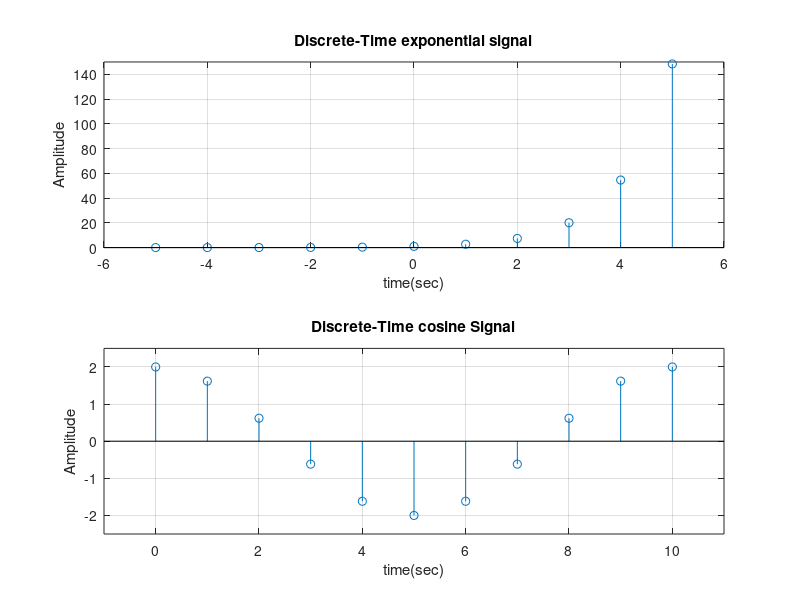
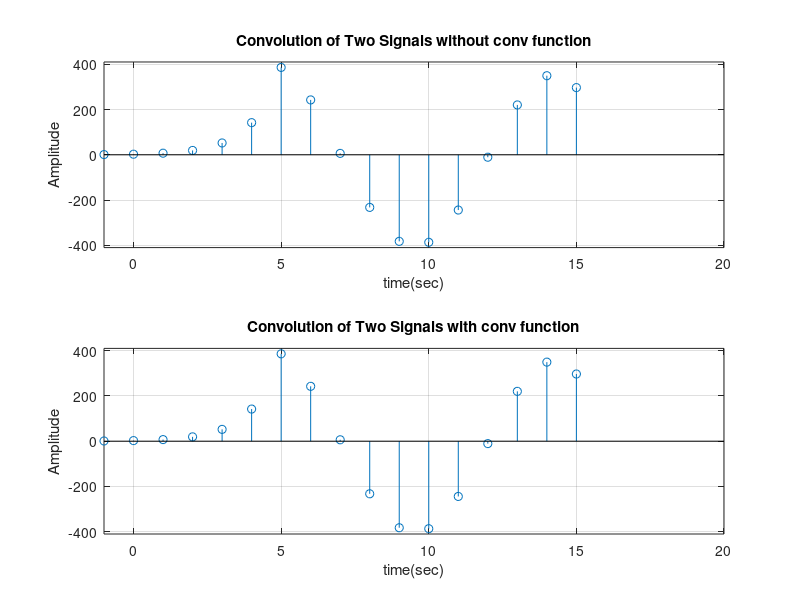
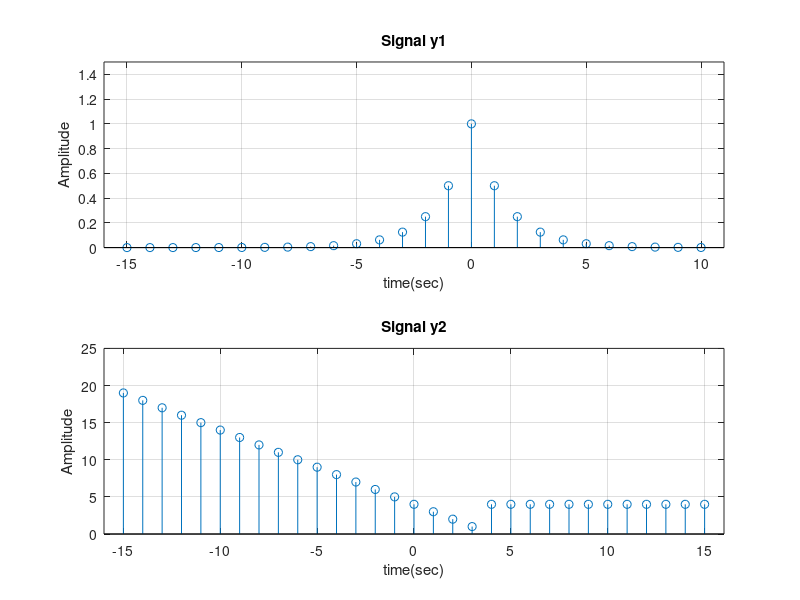
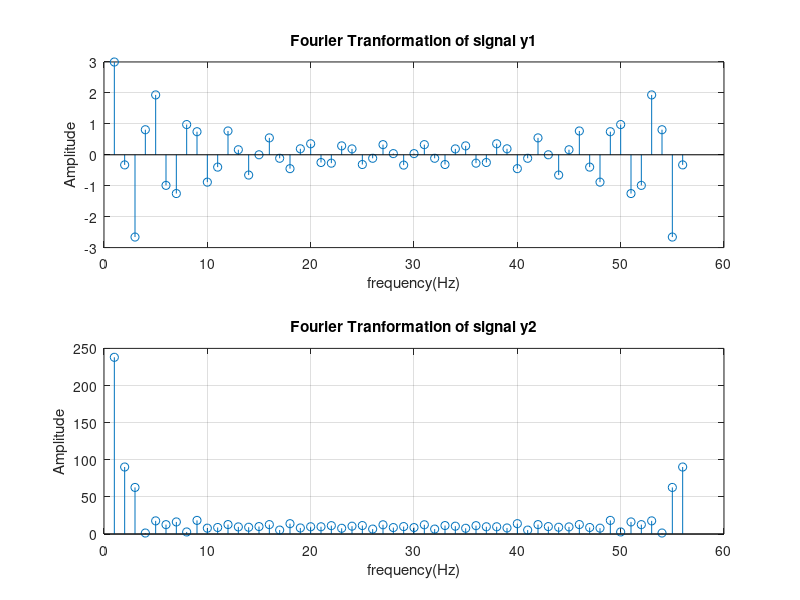

Recreate these plots in MATLAB, in order.
clear all
close all
clc

n1 = -5:1:5
x1 = exp(n1);

figure(1);
subplot(2,1,1)
stem(n1,x1);
axis([-6 6 0 150]);
xlabel("time(sec)");
ylabel("Amplitude");
title("Discrete-Time exponential signal");
grid on;

n2 = 0:1:10;
f = 0.1;
x2 = 2*cos(2*pi*f*n2);

subplot(2,1,2)
stem(n2,x2);
axis([-1 11 -2.5 2.5]);
title('Discrete-Time cosine Signal');
xlabel('time(sec)');
ylabel('Amplitude');
grid on;



% convolution without conv function
m=length(x1);
t=length(x2);
%zero-padding
h1=[x1,zeros(1,t)];
h2=[x2,zeros(1,m)];
for i=1:t+m-1
    X(i)=0;
    for j=1:m
        if(i-j+1>0)
            X(i)=X(i)+h1(j)*h2(i-j+1);
        else
        end
    end
end
n_conv = n1(1) + n2(1):1:n1(end) + n2(end);

figure(2);
subplot(2,1,1);
stem(n_conv,X);
axis([-1 20 -410 410]);
ylabel('Amplitude'); 
xlabel('time(sec)'); 
grid on;
title('Convolution of Two Signals without conv function');

% convolution with conv function
X3 = conv(x1,x2);
subplot(2,1,2);
stem(n_conv, X3);
axis([-1 20 -410 410]);
ylabel('Amplitude'); 
xlabel('time(sec)'); 
grid on;
title('Convolution of Two Signals with conv function');


%2
t1 = -15:1:10;
y1 = (1/2).^abs(t1);
figure(3)
subplot(2,1,1)
stem(t1,y1);
axis([-16 11 0 1.5]);
ylabel('Amplitude'); 
xlabel('time(sec)'); 
title('Signal y1');
grid on;

t2 = -15:1:15;
y2 = 4*(t2>=4)+(-t2+4>=0).*(-t2+4);
subplot(2,1,2)
stem(t2,y2);
axis([-16 16 0 25]);
ylabel('Amplitude'); 
xlabel('time(sec)'); 
title('Signal y2');
grid on;


%convolution in time
Y = conv(y1,y2);
n_conv1 = t1(1) + t2(1):1:t1(end) + t2(end);

%Discrete-Time Fourier Tranformation
N1 = length(y1);
N2 = length(y2);
N = N1 + N2 - 1; % Length of the convolution result

fy1 = fft([y1, zeros(1, N - N1)]);
fy2 = fft([y2, zeros(1, N - N2)]);



figure(4)
subplot(2,1,1);
stem(fy1);
xlabel('frequency(Hz)');
ylabel('Amplitude');
grid on;
title('Fourier Tranformation of signal y1');

subplot(2,1,2);
stem(fy2);
xlabel('frequency(Hz)');
ylabel('Amplitude');
grid on;
title('Fourier Tranformation of signal y2');

% Verify the multiplication property
fy_mult = fy1 .* fy2;
y_mult = ifft(fy_mult);

figure(5)
subplot(2,1,1)
stem(n_conv1,Y,'-r');
ylabel('Amplitude'); 
xlabel('time(sec)'); 
grid on;
title('Convolution of Two Signals in time');

subplot(2,1,2)
stem(n_conv1,y_mult, '-r');
ylabel('Amplitude'); 
xlabel('time(sec)'); 
grid on;
title('Convolution of Two Signals after multiplication in frequency');


